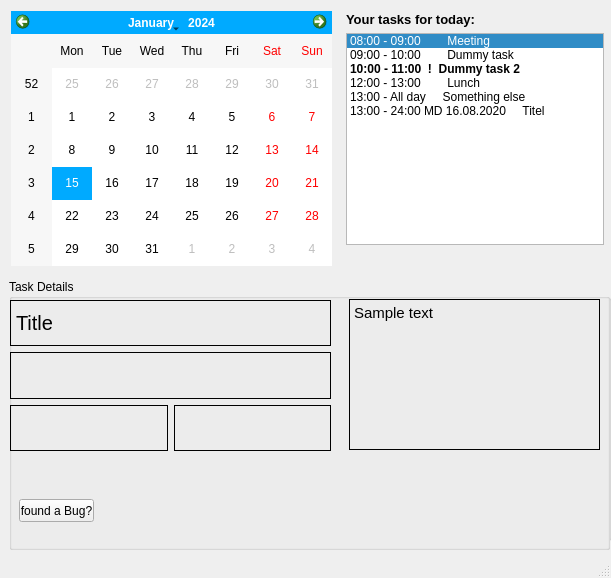
<?xml version="1.0" encoding="UTF-8"?>
<ui version="4.0">
 <class>MainWindow</class>
 <widget class="QMainWindow" name="MainWindow">
  <property name="enabled">
   <bool>true</bool>
  </property>
  <property name="geometry">
   <rect>
    <x>0</x>
    <y>0</y>
    <width>611</width>
    <height>578</height>
   </rect>
  </property>
  <property name="sizePolicy">
   <sizepolicy hsizetype="Fixed" vsizetype="Fixed">
    <horstretch>0</horstretch>
    <verstretch>0</verstretch>
   </sizepolicy>
  </property>
  <property name="windowTitle">
   <string>KMG Calendar</string>
  </property>
  <property name="windowIcon">
   <iconset resource="Icons.qrc">
    <normaloff>:/Ico/Icons/288-calendar.png</normaloff>:/Ico/Icons/288-calendar.png</iconset>
  </property>
  <property name="windowOpacity">
   <double>1.000000000000000</double>
  </property>
  <property name="autoFillBackground">
   <bool>true</bool>
  </property>
  <widget class="QWidget" name="centralwidget">
   <widget class="QGroupBox" name="groupBox_TaskDetails">
    <property name="enabled">
     <bool>false</bool>
    </property>
    <property name="geometry">
     <rect>
      <x>10</x>
      <y>280</y>
      <width>601</width>
      <height>261</height>
     </rect>
    </property>
    <property name="autoFillBackground">
     <bool>true</bool>
    </property>
    <property name="title">
     <string>Task Details:</string>
    </property>
    <property name="flat">
     <bool>true</bool>
    </property>
    <widget class="QCheckBox" name="checkBox_AllDay">
     <property name="geometry">
      <rect>
       <x>230</x>
       <y>30</y>
       <width>70</width>
       <height>31</height>
      </rect>
     </property>
     <property name="font">
      <font>
       <pointsize>10</pointsize>
       <weight>50</weight>
       <italic>false</italic>
       <bold>false</bold>
       <underline>true</underline>
      </font>
     </property>
     <property name="text">
      <string>All day</string>
     </property>
     <property name="tristate">
      <bool>false</bool>
     </property>
    </widget>
    <widget class="QLineEdit" name="lineEdit_Title">
     <property name="geometry">
      <rect>
       <x>10</x>
       <y>30</y>
       <width>201</width>
       <height>31</height>
      </rect>
     </property>
     <property name="font">
      <font>
       <pointsize>11</pointsize>
      </font>
     </property>
     <property name="placeholderText">
      <string>Title of task</string>
     </property>
    </widget>
    <widget class="QWidget" name="layoutWidget">
     <property name="geometry">
      <rect>
       <x>10</x>
       <y>70</y>
       <width>301</width>
       <height>111</height>
      </rect>
     </property>
     <layout class="QHBoxLayout" name="horizontalLayout_2">
      <item>
       <layout class="QVBoxLayout" name="verticalLayout_4">
        <item>
         <widget class="QLabel" name="label_StartDate">
          <property name="text">
           <string>Start date:</string>
          </property>
         </widget>
        </item>
        <item>
         <widget class="QDateEdit" name="dateEdit_Start">
          <property name="calendarPopup">
           <bool>true</bool>
          </property>
         </widget>
        </item>
        <item>
         <widget class="QLabel" name="label_FromTime">
          <property name="text">
           <string>From:</string>
          </property>
         </widget>
        </item>
        <item>
         <widget class="QTimeEdit" name="timeEdit_From"/>
        </item>
       </layout>
      </item>
      <item>
       <layout class="QVBoxLayout" name="verticalLayout_3">
        <item>
         <widget class="QLabel" name="label_EndDate">
          <property name="text">
           <string>End date:</string>
          </property>
         </widget>
        </item>
        <item>
         <widget class="QDateEdit" name="dateEdit_End">
          <property name="calendarPopup">
           <bool>true</bool>
          </property>
         </widget>
        </item>
        <item>
         <widget class="QLabel" name="label_UntilTime">
          <property name="text">
           <string>Until:</string>
          </property>
         </widget>
        </item>
        <item>
         <widget class="QTimeEdit" name="timeEdit_Until"/>
        </item>
       </layout>
      </item>
      <item>
       <layout class="QVBoxLayout" name="verticalLayout_6">
        <item>
         <widget class="QLabel" name="label">
          <property name="text">
           <string>Priority:</string>
          </property>
         </widget>
        </item>
        <item>
         <widget class="QComboBox" name="comboBox_Priority">
          <property name="currentIndex">
           <number>0</number>
          </property>
          <item>
           <property name="text">
            <string>Choose one...</string>
           </property>
          </item>
          <item>
           <property name="text">
            <string>Urgent</string>
           </property>
          </item>
          <item>
           <property name="text">
            <string>Normal</string>
           </property>
          </item>
         </widget>
        </item>
        <item>
         <widget class="QLabel" name="label_2">
          <property name="text">
           <string>Task status:</string>
          </property>
         </widget>
        </item>
        <item>
         <widget class="QComboBox" name="comboBox_TaskStatus">
          <item>
           <property name="text">
            <string>Choose one...</string>
           </property>
          </item>
          <item>
           <property name="text">
            <string>In progress</string>
           </property>
          </item>
          <item>
           <property name="text">
            <string>Done</string>
           </property>
          </item>
         </widget>
        </item>
       </layout>
      </item>
     </layout>
    </widget>
    <widget class="QWidget" name="layoutWidget">
     <property name="geometry">
      <rect>
       <x>10</x>
       <y>200</y>
       <width>301</width>
       <height>48</height>
      </rect>
     </property>
     <layout class="QHBoxLayout" name="horizontalLayout_4">
      <item>
       <widget class="QLabel" name="label_Error">
        <property name="styleSheet">
         <string notr="true">color: red</string>
        </property>
        <property name="text">
         <string>Error: Please check detail!</string>
        </property>
       </widget>
      </item>
      <item>
       <layout class="QHBoxLayout" name="horizontalLayout_3">
        <item>
         <widget class="QPushButton" name="pushButton_Save">
          <property name="text">
           <string/>
          </property>
          <property name="icon">
           <iconset resource="Icons.qrc">
            <normaloff>:/Ico/Icons/059-success.png</normaloff>:/Ico/Icons/059-success.png</iconset>
          </property>
          <property name="iconSize">
           <size>
            <width>32</width>
            <height>32</height>
           </size>
          </property>
          <property name="flat">
           <bool>true</bool>
          </property>
         </widget>
        </item>
        <item>
         <widget class="QPushButton" name="pushButton_Cancel">
          <property name="text">
           <string/>
          </property>
          <property name="icon">
           <iconset resource="Icons.qrc">
            <normaloff>:/Ico/Icons/058-error.png</normaloff>:/Ico/Icons/058-error.png</iconset>
          </property>
          <property name="iconSize">
           <size>
            <width>32</width>
            <height>32</height>
           </size>
          </property>
          <property name="flat">
           <bool>true</bool>
          </property>
         </widget>
        </item>
       </layout>
      </item>
     </layout>
    </widget>
    <widget class="QWidget" name="layoutWidget">
     <property name="geometry">
      <rect>
       <x>340</x>
       <y>10</y>
       <width>251</width>
       <height>362</height>
      </rect>
     </property>
     <layout class="QVBoxLayout" name="verticalLayout_5">
      <item>
       <widget class="QLabel" name="label_Description">
        <property name="font">
         <font>
          <pointsize>11</pointsize>
          <weight>75</weight>
          <bold>true</bold>
         </font>
        </property>
        <property name="text">
         <string>Description:</string>
        </property>
       </widget>
      </item>
      <item>
       <widget class="QTextEdit" name="textEdit">
        <property name="font">
         <font>
          <pointsize>10</pointsize>
         </font>
        </property>
        <property name="readOnly">
         <bool>true</bool>
        </property>
        <property name="html">
         <string>&lt;!DOCTYPE HTML PUBLIC &quot;-//W3C//DTD HTML 4.0//EN&quot; &quot;http://www.w3.org/TR/REC-html40/strict.dtd&quot;&gt;
&lt;html&gt;&lt;head&gt;&lt;meta name=&quot;qrichtext&quot; content=&quot;1&quot; /&gt;&lt;style type=&quot;text/css&quot;&gt;
p, li { white-space: pre-wrap; }
&lt;/style&gt;&lt;/head&gt;&lt;body style=&quot; font-family:'MS Shell Dlg 2'; font-size:10pt; font-weight:400; font-style:normal;&quot;&gt;
&lt;p style=&quot;-qt-paragraph-type:empty; margin-top:0px; margin-bottom:0px; margin-left:0px; margin-right:0px; -qt-block-indent:0; text-indent:0px; font-size:8.25pt;&quot;&gt;&lt;br /&gt;&lt;/p&gt;&lt;/body&gt;&lt;/html&gt;</string>
        </property>
       </widget>
      </item>
     </layout>
    </widget>
   </widget>
   <widget class="QWidget" name="layoutWidget">
    <property name="geometry">
     <rect>
      <x>346</x>
      <y>12</y>
      <width>258</width>
      <height>261</height>
     </rect>
    </property>
    <layout class="QVBoxLayout" name="verticalLayout">
     <item>
      <widget class="QLabel" name="label_TaskList">
       <property name="font">
        <font>
         <pointsize>10</pointsize>
         <weight>75</weight>
         <bold>true</bold>
        </font>
       </property>
       <property name="text">
        <string>Your tasks for today:</string>
       </property>
      </widget>
     </item>
     <item>
      <widget class="QListWidget" name="listWidget_TaskList">
       <property name="autoFillBackground">
        <bool>true</bool>
       </property>
       <property name="styleSheet">
        <string notr="true"/>
       </property>
       <property name="currentRow">
        <number>0</number>
       </property>
       <item>
        <property name="text">
         <string>08:00 - 09:00        Meeting</string>
        </property>
        <property name="foreground">
         <brush brushstyle="NoBrush">
          <color alpha="255">
           <red>0</red>
           <green>170</green>
           <blue>0</blue>
          </color>
         </brush>
        </property>
       </item>
       <item>
        <property name="text">
         <string>09:00 - 10:00        Dummy task</string>
        </property>
        <property name="background">
         <brush brushstyle="NoBrush">
          <color alpha="255">
           <red>0</red>
           <green>0</green>
           <blue>0</blue>
          </color>
         </brush>
        </property>
        <property name="foreground">
         <brush brushstyle="NoBrush">
          <color alpha="255">
           <red>255</red>
           <green>0</green>
           <blue>0</blue>
          </color>
         </brush>
        </property>
       </item>
       <item>
        <property name="text">
         <string>10:00 - 11:00  !  Dummy task 2</string>
        </property>
        <property name="font">
         <font>
          <weight>75</weight>
          <bold>true</bold>
         </font>
        </property>
       </item>
       <item>
        <property name="text">
         <string>12:00 - 13:00        Lunch</string>
        </property>
        <property name="foreground">
         <brush brushstyle="NoBrush">
          <color alpha="255">
           <red>0</red>
           <green>0</green>
           <blue>0</blue>
          </color>
         </brush>
        </property>
       </item>
       <item>
        <property name="text">
         <string>13:00 - All day     Something else</string>
        </property>
       </item>
       <item>
        <property name="text">
         <string>13:00 - 24:00 MD 16.08.2020     Titel</string>
        </property>
       </item>
      </widget>
     </item>
     <item>
      <layout class="QHBoxLayout" name="horizontalLayout">
       <item>
        <widget class="QPushButton" name="pushButton_NewTask">
         <property name="text">
          <string/>
         </property>
         <property name="icon">
          <iconset resource="Icons.qrc">
           <normaloff>:/Ico/Icons/056-plus.png</normaloff>:/Ico/Icons/056-plus.png</iconset>
         </property>
         <property name="iconSize">
          <size>
           <width>24</width>
           <height>24</height>
          </size>
         </property>
         <property name="flat">
          <bool>true</bool>
         </property>
        </widget>
       </item>
       <item>
        <widget class="QPushButton" name="pushButton_Edit">
         <property name="text">
          <string/>
         </property>
         <property name="icon">
          <iconset resource="Icons.qrc">
           <normaloff>:/Ico/Icons/168-compose.png</normaloff>:/Ico/Icons/168-compose.png</iconset>
         </property>
         <property name="iconSize">
          <size>
           <width>24</width>
           <height>24</height>
          </size>
         </property>
         <property name="flat">
          <bool>true</bool>
         </property>
        </widget>
       </item>
       <item>
        <widget class="QPushButton" name="pushButton_DeleteTask">
         <property name="text">
          <string/>
         </property>
         <property name="icon">
          <iconset resource="Icons.qrc">
           <normaloff>:/Ico/Icons/276-trash.png</normaloff>:/Ico/Icons/276-trash.png</iconset>
         </property>
         <property name="iconSize">
          <size>
           <width>24</width>
           <height>24</height>
          </size>
         </property>
         <property name="flat">
          <bool>true</bool>
         </property>
        </widget>
       </item>
      </layout>
     </item>
    </layout>
   </widget>
   <widget class="QWidget" name="layoutWidget">
    <property name="geometry">
     <rect>
      <x>11</x>
      <y>11</y>
      <width>321</width>
      <height>261</height>
     </rect>
    </property>
    <layout class="QVBoxLayout" name="verticalLayout_2">
     <item>
      <widget class="QCalendarWidget" name="calendarWidget">
       <property name="styleSheet">
        <string notr="true">selection-background-color: rgb(0, 170, 255)</string>
       </property>
       <property name="selectionMode">
        <enum>QCalendarWidget::SingleSelection</enum>
       </property>
       <property name="dateEditEnabled">
        <bool>true</bool>
       </property>
      </widget>
     </item>
     <item>
      <widget class="QFrame" name="frame">
       <property name="frameShape">
        <enum>QFrame::StyledPanel</enum>
       </property>
       <property name="frameShadow">
        <enum>QFrame::Raised</enum>
       </property>
      </widget>
     </item>
    </layout>
   </widget>
   <widget class="QGroupBox" name="groupBox_View">
    <property name="geometry">
     <rect>
      <x>9</x>
      <y>279</y>
      <width>601</width>
      <height>271</height>
     </rect>
    </property>
    <property name="autoFillBackground">
     <bool>true</bool>
    </property>
    <property name="title">
     <string>Task Details</string>
    </property>
    <property name="flat">
     <bool>true</bool>
    </property>
    <widget class="QWidget" name="layoutWidget">
     <property name="geometry">
      <rect>
       <x>1</x>
       <y>21</y>
       <width>321</width>
       <height>151</height>
      </rect>
     </property>
     <layout class="QVBoxLayout" name="verticalLayout_7">
      <item>
       <widget class="QLabel" name="lbl_View_Title">
        <property name="font">
         <font>
          <pointsize>15</pointsize>
         </font>
        </property>
        <property name="frameShape">
         <enum>QFrame::Panel</enum>
        </property>
        <property name="text">
         <string>Title</string>
        </property>
       </widget>
      </item>
      <item>
       <widget class="QLabel" name="lbl_ViewTiming">
        <property name="font">
         <font>
          <pointsize>10</pointsize>
         </font>
        </property>
        <property name="frameShape">
         <enum>QFrame::Panel</enum>
        </property>
        <property name="text">
         <string/>
        </property>
       </widget>
      </item>
      <item>
       <layout class="QHBoxLayout" name="horizontalLayout_5">
        <item>
         <widget class="QLabel" name="lbl_View_Status">
          <property name="font">
           <font>
            <pointsize>10</pointsize>
           </font>
          </property>
          <property name="frameShape">
           <enum>QFrame::Panel</enum>
          </property>
          <property name="text">
           <string/>
          </property>
          <property name="alignment">
           <set>Qt::AlignLeading|Qt::AlignLeft|Qt::AlignVCenter</set>
          </property>
         </widget>
        </item>
        <item>
         <widget class="QLabel" name="lbl_View_Priority">
          <property name="font">
           <font>
            <pointsize>10</pointsize>
           </font>
          </property>
          <property name="frameShape">
           <enum>QFrame::Panel</enum>
          </property>
          <property name="text">
           <string/>
          </property>
          <property name="alignment">
           <set>Qt::AlignLeading|Qt::AlignLeft|Qt::AlignVCenter</set>
          </property>
         </widget>
        </item>
       </layout>
      </item>
     </layout>
    </widget>
    <widget class="QLabel" name="lbl_View_Description">
     <property name="geometry">
      <rect>
       <x>340</x>
       <y>20</y>
       <width>251</width>
       <height>151</height>
      </rect>
     </property>
     <property name="sizePolicy">
      <sizepolicy hsizetype="Preferred" vsizetype="Preferred">
       <horstretch>0</horstretch>
       <verstretch>0</verstretch>
      </sizepolicy>
     </property>
     <property name="font">
      <font>
       <pointsize>11</pointsize>
      </font>
     </property>
     <property name="frameShape">
      <enum>QFrame::Panel</enum>
     </property>
     <property name="text">
      <string>Sample text</string>
     </property>
     <property name="alignment">
      <set>Qt::AlignLeading|Qt::AlignLeft|Qt::AlignTop</set>
     </property>
     <property name="wordWrap">
      <bool>true</bool>
     </property>
    </widget>
    <widget class="QPushButton" name="pushButton">
     <property name="geometry">
      <rect>
       <x>10</x>
       <y>220</y>
       <width>75</width>
       <height>23</height>
      </rect>
     </property>
     <property name="text">
      <string>found a Bug?</string>
     </property>
    </widget>
   </widget>
   <widget class="QSplitter" name="splitter">
    <property name="geometry">
     <rect>
      <x>0</x>
      <y>0</y>
      <width>0</width>
      <height>0</height>
     </rect>
    </property>
    <property name="orientation">
     <enum>Qt::Vertical</enum>
    </property>
   </widget>
   <widget class="QWidget" name="layoutWidget">
    <property name="geometry">
     <rect>
      <x>0</x>
      <y>0</y>
      <width>2</width>
      <height>2</height>
     </rect>
    </property>
    <layout class="QVBoxLayout" name="verticalLayout_8"/>
   </widget>
   <widget class="QLabel" name="lbl_Help">
    <property name="geometry">
     <rect>
      <x>216</x>
      <y>0</y>
      <width>391</width>
      <height>531</height>
     </rect>
    </property>
    <property name="text">
     <string/>
    </property>
    <property name="pixmap">
     <pixmap resource="Icons.qrc">:/Ico/Icons/index.jfif</pixmap>
    </property>
    <property name="scaledContents">
     <bool>true</bool>
    </property>
   </widget>
   <zorder>splitter</zorder>
   <zorder>layoutWidget</zorder>
   <zorder>layoutWidget</zorder>
   <zorder>layoutWidget</zorder>
   <zorder>groupBox_TaskDetails</zorder>
   <zorder>groupBox_View</zorder>
   <zorder>lbl_Help</zorder>
  </widget>
  <widget class="QMenuBar" name="menubar">
   <property name="geometry">
    <rect>
     <x>0</x>
     <y>0</y>
     <width>611</width>
     <height>21</height>
    </rect>
   </property>
  </widget>
  <widget class="QStatusBar" name="statusbar"/>
 </widget>
 <resources>
  <include location="Icons.qrc"/>
 </resources>
 <connections/>
</ui>
